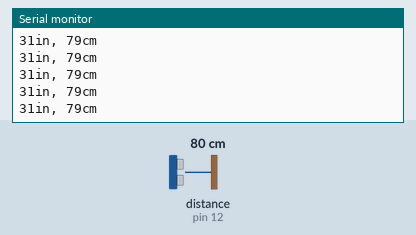
A sketch run on a simulated Arduino Uno, built with avr-gcc and run on an emulated ATmega328P. Parts: the last lines printed to the serial monitor. Wiring (inferred from the names in the program): ultrasonic range finder: trigger pin 11; echo pin 12. Inputs (shaded band) come from the test bench; at power-on: distance to the obstacle (sensor on pin 12) 80 cm. The echo pulse lasts 58.3 µs per cm.

Above: at 1.2 s.
1.3 s: distance to the obstacle (sensor on pin 12) set to 2 cm
At 1.38 s:
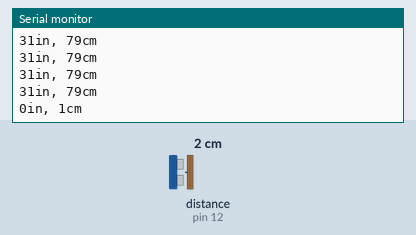
4.3 s: distance to the obstacle (sensor on pin 12) set to 4 cm
At 4.3 s:
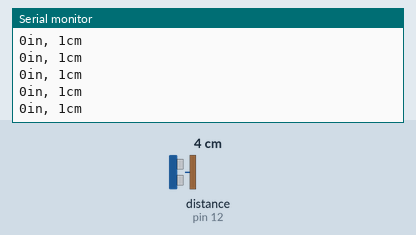
5.8 s: distance to the obstacle (sensor on pin 12) set to 35 cm
At 5.82 s:
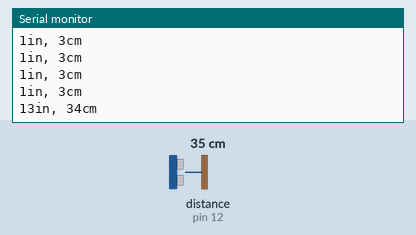
Timing chart, 0 to 8.8 s (numbered marks = the images above; inputs shaded):
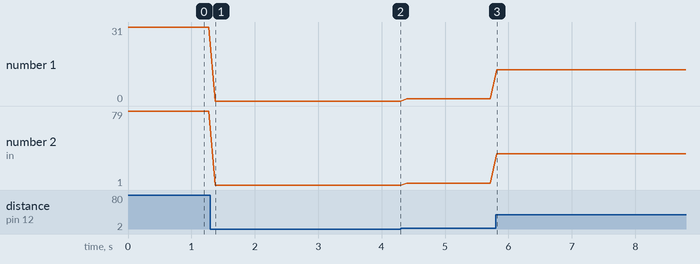

Measured:
- after the input at 1.3 s, the serial monitor: prints a new line after 0.07 s (image 1)
- after the input at 5.8 s, the serial monitor: prints a new line at once (image 3)
- plotted number 1: 31 → 0 after the input at 1.3 s, 1 → 13 after the input at 5.8 s
- plotted number 2: 79 → 1 after the input at 1.3 s, 1 → 3 after the input at 4.3 s, 3 → 34 after the input at 5.8 s

The sketch:

UltrasonicSensorExample.ino
```cpp
/*
* Ultrasonic Sensor (HC-SR04) Distance Detector
* Bomani Oseni McClendon
*
* The ultrasonic sensor emits an ultrasonic sound (a sound that is out of the
* range of human hearing) and measures the time that it takes for that sound
* to bounce off an object and return to the sensor. Using this duration, along
* with the known speed of sound (343 meter/second), we can calculate the
* distance between the sensor and object in front of it!
*
* The TRIG pin controls the emission of the ultrasonic sound (output) and the
* ECHO pin will read the time it takes for the emitted sound wave to return to
* return to the sensor.
*
* Ultrasonic Sensor Pins:
* VCC: +5VDC
* Trig: Trigger (INPUT) - Pin 11
* Echo: Echo (OUTPUT) - Pin 12
* GND: GND
*
* Datasheet: https://cdn.sparkfun.com/datasheets/Sensors/Proximity/HCSR04.pdf
*/

int trigPin = 11; // Connect to TRIG on sensor
int echoPin = 12; // Connect to ECHO on sensor

long duration, meters, centimeters, inches; // -2,147,483,648 to 2,147,483,647

void setup() {
  // Begin Serial Port
  Serial.begin(9600);

  //Define inputs & outputs
  pinMode(trigPin, OUTPUT);
  pinMode(echoPin, INPUT);
}

void loop() {
  // Give a short LOW pulse beforehand to ensure a clean HIGH pulse:
  digitalWrite(trigPin, LOW);
  delayMicroseconds(5);

  // The HC-SR04 data sheet specifies that the sensor needs a HIGH pulse of at
  // least 10 microseconds to start its ranging process. We can create a 10
  // microsecond pulse by turning the trigPin HIGH for 10 microseconds and then
  // setting it low again. Once the sensors interprets the pulse, it will send
  // out its ultrasonic sound bursts for ranging.
  digitalWrite(trigPin, HIGH);
  delayMicroseconds(10);
  digitalWrite(trigPin, LOW);

  // The ECHO pin on the sensor will produce a HIGH pulse with duration (in microseconds)
  // that is equal to the time it took for the ultrasonic sound burst to return to the
  // sensor after echoing off a nearby object. We can use the pulseIn() function to get
  // the length (in microseconds) of a pulse on the echoPin.
  duration = pulseIn(echoPin, HIGH);

  // We need to convert the duration of the pulse on the ECHO pin into a useful distance
  // using what we know about the speed of sound.
  // First, we need to halve the duration variable. Since the ECHO pin pulse is the duration
  // for the full round trip of the sound wave (i.e. sensor -> object, object -> sensor), we
  // will only need half of the duration to calculate the distance from the sensor to the
  // object.
  // Second, we need to convert the halved duration into a distance using the speed of sound.
  // The speed of sound travels at 0.0343 cm/microsecond and 0.0135 inches/microsecond. Let's
  // use these values to calculate the distance in centimeters and inches using the general
  // equation: distance = time * speed.
  centimeters = (duration / 2) * 0.0343;
  inches = (duration / 2) * 0.0135;

  Serial.print(inches);
  Serial.print("in, ");
  Serial.print(centimeters);
  Serial.print("cm");
  Serial.println();

  // Pause for 100ms before taking another distance reading.
  delay(100);
}
```
